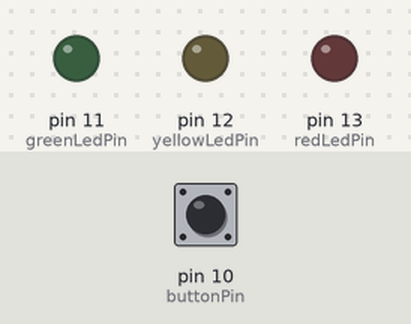
A sketch run on a simulated Arduino Uno, built with avr-gcc and run on an emulated ATmega328P. Parts: output pins drawn as LEDs (lit = HIGH). The inputs (shaded band) are chosen by the test bench; at power-on: pin 10 (buttonPin) LOW.

Above: at 1.2 s.
1.3 s: pin 10 (buttonPin) pulled HIGH for 1 s
At 2.05 s:
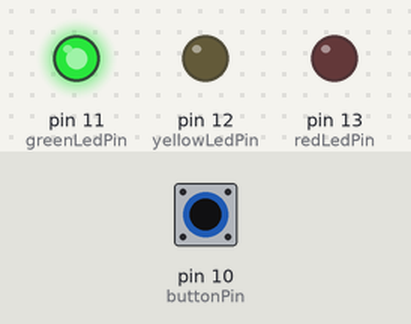
At 3.4 s:
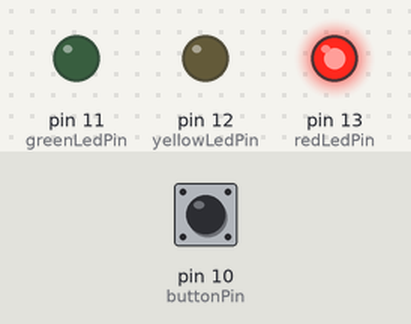
3.8 s: pin 10 (buttonPin) pulled HIGH for 3.2 s
At 8.1 s:
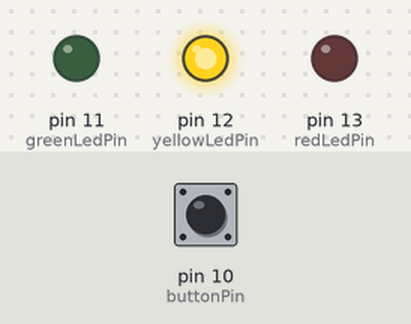
Timing chart, 0 to 9.6 s (numbered marks = the images above; inputs shaded):
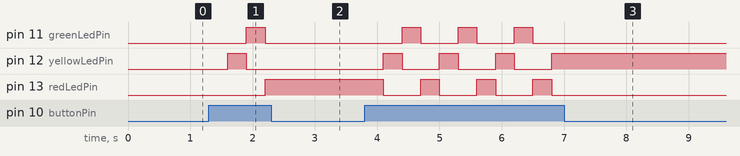

The sketch:

sketch.ino
```cpp
const int buttonPin = 10;
const int redLedPin = 13;
const int yellowLedPin = 12;
const int greenLedPin = 11;

int ledState = 0;

void setup() {
  pinMode(buttonPin, INPUT);
  pinMode(redLedPin, OUTPUT);
  pinMode(yellowLedPin, OUTPUT);
  pinMode(greenLedPin, OUTPUT);
}

void loop() {
  if (digitalRead(buttonPin) == HIGH) {
    delay(300);

    if (digitalRead(buttonPin) == HIGH) {
      ledState++;

      if (ledState > 2) {
        ledState = 0;
      }

      switch (ledState) {
        case 0:
          digitalWrite(redLedPin, HIGH);
          digitalWrite(yellowLedPin, LOW);
          digitalWrite(greenLedPin, LOW);
          break;
        case 1:
          digitalWrite(redLedPin, LOW);
          digitalWrite(yellowLedPin, HIGH);
          digitalWrite(greenLedPin, LOW);
          break;
        case 2:
          digitalWrite(redLedPin, LOW);
          digitalWrite(yellowLedPin, LOW);
          digitalWrite(greenLedPin, HIGH);
          break;
      }
    }
  }
}
```

Measured:
- after the input at 1.3 s, pin 11 (greenLedPin): LOW → HIGH after 0.60 s, → LOW 0.30 s later; pin 12 (yellowLedPin): LOW → HIGH after 0.30 s, → LOW 0.30 s later; pin 13 (redLedPin): LOW → HIGH after 0.90 s
- after the input at 3.8 s, pin 11 (greenLedPin): alternates HIGH for 0.30 s and LOW for 0.60 s, 6 changes in all, then stays LOW, starting after 0.60 s; pin 12 (yellowLedPin): alternates HIGH for 0.30 s and LOW for 0.60 s, 7 changes in all, then stays HIGH, starting after 0.30 s
